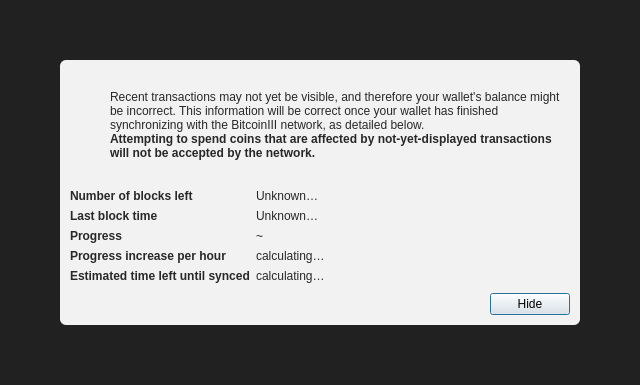
<?xml version="1.0" encoding="UTF-8"?>
<ui version="4.0">
 <class>ModalOverlay</class>
 <widget class="QWidget" name="ModalOverlay">
  <property name="geometry">
   <rect>
    <x>0</x>
    <y>0</y>
    <width>640</width>
    <height>385</height>
   </rect>
  </property>
  <property name="windowTitle">
   <string>Form</string>
  </property>
  <layout class="QVBoxLayout" name="verticalLayout" stretch="0">
   <property name="sizeConstraint">
    <enum>QLayout::SetDefaultConstraint</enum>
   </property>
   <property name="leftMargin">
    <number>0</number>
   </property>
   <property name="topMargin">
    <number>0</number>
   </property>
   <property name="rightMargin">
    <number>0</number>
   </property>
   <property name="bottomMargin">
    <number>0</number>
   </property>
   <item>
    <widget class="QWidget" name="bgWidget" native="true">
     <property name="styleSheet">
      <string notr="true">#bgWidget { background: rgba(0,0,0,220); }</string>
     </property>
     <layout class="QVBoxLayout" name="verticalLayoutMain" stretch="1">
      <property name="leftMargin">
       <number>60</number>
      </property>
      <property name="topMargin">
       <number>60</number>
      </property>
      <property name="rightMargin">
       <number>60</number>
      </property>
      <property name="bottomMargin">
       <number>60</number>
      </property>
      <item>
       <widget class="QWidget" name="contentWidget" native="true">
        <property name="styleSheet">
         <string notr="true">#contentWidget { background: rgba(255,255,255,240); border-radius: 6px; }

QLabel { color: rgb(40,40,40);  }</string>
        </property>
        <layout class="QVBoxLayout" name="verticalLayoutSub" stretch="1,0,0,0">
         <property name="spacing">
          <number>0</number>
         </property>
         <property name="leftMargin">
          <number>10</number>
         </property>
         <property name="topMargin">
          <number>10</number>
         </property>
         <property name="rightMargin">
          <number>10</number>
         </property>
         <property name="bottomMargin">
          <number>10</number>
         </property>
         <item>
          <layout class="QHBoxLayout" name="horizontalLayoutIconText" stretch="0,1">
           <property name="topMargin">
            <number>20</number>
           </property>
           <item>
            <layout class="QVBoxLayout" name="verticalLayoutIcon">
             <property name="leftMargin">
              <number>0</number>
             </property>
             <item>
              <widget class="QPushButton" name="warningIcon">
               <property name="enabled">
                <bool>false</bool>
               </property>
               <property name="text">
                <string/>
               </property>
               <property name="icon">
                <iconset>
                 <normaloff>:/icons/warning</normaloff>
                 <disabledoff>:/icons/warning</disabledoff>:/icons/warning</iconset>
               </property>
               <property name="iconSize">
                <size>
                 <width>48</width>
                 <height>48</height>
                </size>
               </property>
               <property name="flat">
                <bool>true</bool>
               </property>
              </widget>
             </item>
             <item>
              <spacer name="verticalSpacerWarningIcon">
               <property name="orientation">
                <enum>Qt::Vertical</enum>
               </property>
               <property name="sizeHint" stdset="0">
                <size>
                 <width>20</width>
                 <height>40</height>
                </size>
               </property>
              </spacer>
             </item>
            </layout>
           </item>
           <item>
            <layout class="QVBoxLayout" name="verticalLayoutInfoText">
             <property name="leftMargin">
              <number>0</number>
             </property>
             <property name="topMargin">
              <number>0</number>
             </property>
             <item>
              <widget class="QLabel" name="infoText">
               <property name="text">
                <string>Recent transactions may not yet be visible, and therefore your wallet's balance might be incorrect. This information will be correct once your wallet has finished synchronizing with the BitcoinIII network, as detailed below.</string>
               </property>
               <property name="textFormat">
                <enum>Qt::RichText</enum>
               </property>
               <property name="wordWrap">
                <bool>true</bool>
               </property>
              </widget>
             </item>
             <item>
              <widget class="QLabel" name="infoTextStrong">
               <property name="font">
                <font>
                 <weight>75</weight>
                 <bold>true</bold>
                </font>
               </property>
               <property name="text">
                <string>Attempting to spend coins that are affected by not-yet-displayed transactions will not be accepted by the network.</string>
               </property>
               <property name="textFormat">
                <enum>Qt::RichText</enum>
               </property>
               <property name="wordWrap">
                <bool>true</bool>
               </property>
              </widget>
             </item>
             <item>
              <spacer name="verticalSpacerInTextSpace">
               <property name="orientation">
                <enum>Qt::Vertical</enum>
               </property>
               <property name="sizeHint" stdset="0">
                <size>
                 <width>20</width>
                 <height>40</height>
                </size>
               </property>
              </spacer>
             </item>
            </layout>
           </item>
          </layout>
         </item>
         <item>
          <spacer name="verticalSpacerAfterText">
           <property name="orientation">
            <enum>Qt::Vertical</enum>
           </property>
           <property name="sizeHint" stdset="0">
            <size>
             <width>20</width>
             <height>40</height>
            </size>
           </property>
          </spacer>
         </item>
         <item>
          <layout class="QFormLayout" name="formLayout">
           <property name="fieldGrowthPolicy">
            <enum>QFormLayout::FieldsStayAtSizeHint</enum>
           </property>
           <property name="horizontalSpacing">
            <number>6</number>
           </property>
           <property name="verticalSpacing">
            <number>6</number>
           </property>
           <property name="topMargin">
            <number>10</number>
           </property>
           <item row="0" column="0">
            <widget class="QLabel" name="labelNumberOfBlocksLeft">
             <property name="font">
              <font>
               <weight>75</weight>
               <bold>true</bold>
              </font>
             </property>
             <property name="text">
              <string>Number of blocks left</string>
             </property>
            </widget>
           </item>
           <item row="0" column="1">
            <widget class="QLabel" name="numberOfBlocksLeft">
             <property name="text">
              <string>Unknown…</string>
             </property>
            </widget>
           </item>
           <item row="1" column="0">
            <widget class="QLabel" name="labelLastBlockTime">
             <property name="font">
              <font>
               <weight>75</weight>
               <bold>true</bold>
              </font>
             </property>
             <property name="text">
              <string>Last block time</string>
             </property>
            </widget>
           </item>
           <item row="1" column="1">
            <widget class="QLabel" name="newestBlockDate">
             <property name="sizePolicy">
              <sizepolicy hsizetype="Maximum" vsizetype="Preferred">
               <horstretch>0</horstretch>
               <verstretch>0</verstretch>
              </sizepolicy>
             </property>
             <property name="text">
              <string>Unknown…</string>
             </property>
            </widget>
           </item>
           <item row="2" column="0">
            <widget class="QLabel" name="labelSyncDone">
             <property name="font">
              <font>
               <weight>75</weight>
               <bold>true</bold>
              </font>
             </property>
             <property name="text">
              <string>Progress</string>
             </property>
            </widget>
           </item>
           <item row="2" column="1">
            <layout class="QHBoxLayout" name="horizontalLayoutSync" stretch="0,1">
             <item>
              <widget class="QLabel" name="percentageProgress">
               <property name="text">
                <string notr="true">~</string>
               </property>
              </widget>
             </item>
            </layout>
           </item>
           <item row="4" column="0">
            <widget class="QLabel" name="labelProgressIncrease">
             <property name="font">
              <font>
               <weight>75</weight>
               <bold>true</bold>
              </font>
             </property>
             <property name="text">
              <string>Progress increase per hour</string>
             </property>
            </widget>
           </item>
           <item row="4" column="1">
            <widget class="QLabel" name="progressIncreasePerH">
             <property name="text">
              <string>calculating…</string>
             </property>
            </widget>
           </item>
           <item row="5" column="0">
            <widget class="QLabel" name="labelEstimatedTimeLeft">
             <property name="font">
              <font>
               <weight>75</weight>
               <bold>true</bold>
              </font>
             </property>
             <property name="text">
              <string>Estimated time left until synced</string>
             </property>
            </widget>
           </item>
           <item row="5" column="1">
            <widget class="QLabel" name="expectedTimeLeft">
             <property name="text">
              <string>calculating…</string>
             </property>
            </widget>
           </item>
          </layout>
         </item>
         <item>
          <layout class="QHBoxLayout" name="horizontalLayoutButtons">
           <property name="leftMargin">
            <number>10</number>
           </property>
           <property name="topMargin">
            <number>10</number>
           </property>
           <item>
            <spacer name="horizontalSpacer">
             <property name="orientation">
              <enum>Qt::Horizontal</enum>
             </property>
             <property name="sizeHint" stdset="0">
              <size>
               <width>40</width>
               <height>20</height>
              </size>
             </property>
            </spacer>
           </item>
           <item>
            <widget class="QPushButton" name="closeButton">
             <property name="text">
              <string>Hide</string>
             </property>
             <property name="shortcut">
              <string>Esc</string>
             </property>
             <property name="focusPolicy">
              <enum>Qt::StrongFocus</enum>
             </property>
             <property name="default">
              <bool>true</bool>
             </property>
            </widget>
           </item>
          </layout>
         </item>
        </layout>
       </widget>
      </item>
     </layout>
    </widget>
   </item>
  </layout>
 </widget>
 <resources/>
 <connections/>
</ui>
